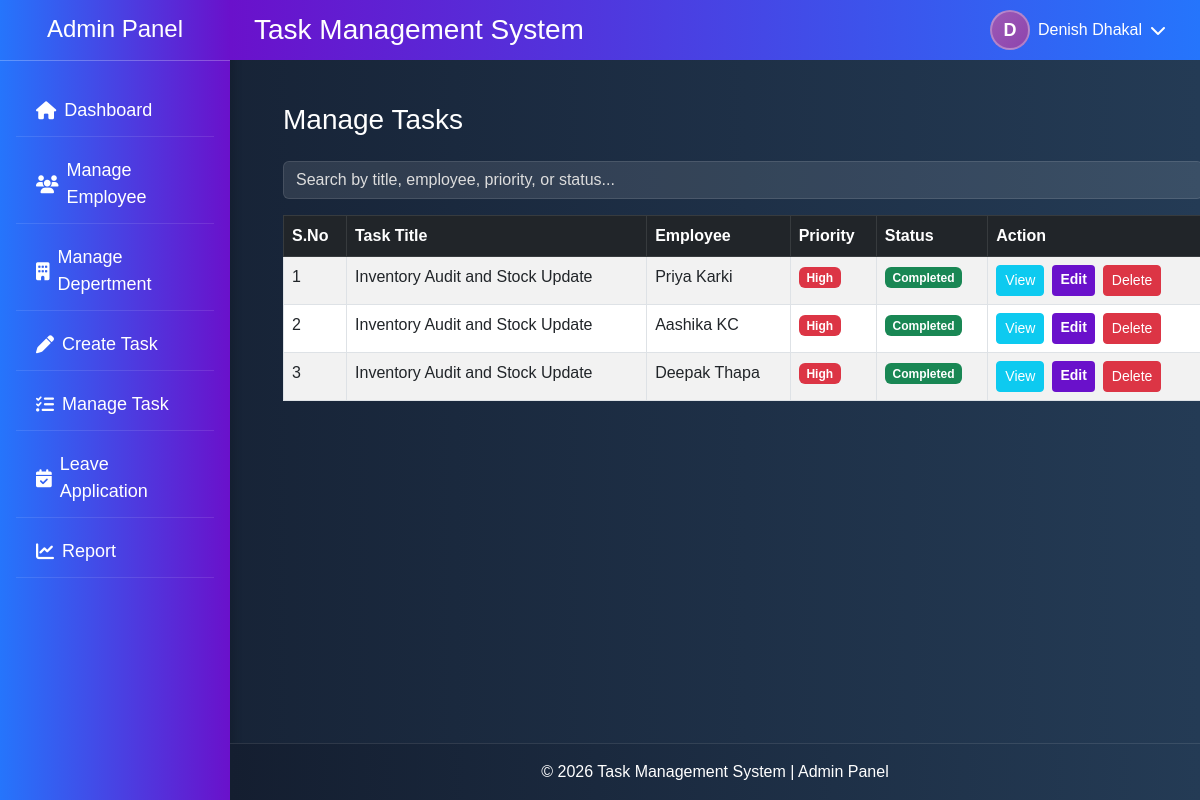
The app's page /admin/task/manage_task.php (signed in) with its own data.
### tables this page shows
CREATE TABLE `task_assign` (
  `record_id` int(11) NOT NULL,
  `task_id` int(11) DEFAULT NULL,
  `users_id` int(11) DEFAULT NULL,
  `status` varchar(50) DEFAULT NULL
);

CREATE TABLE `task_manage` (
  `task_id` int(11) NOT NULL,
  `task_title` varchar(255) DEFAULT NULL,
  `task_description` text DEFAULT NULL,
  `created_date` datetime DEFAULT NULL,
  `users_id` int(11) DEFAULT NULL,
  `start_date` date DEFAULT NULL,
  `end_date` date DEFAULT NULL,
  `priority` varchar(50) DEFAULT NULL
);

CREATE TABLE `users` (
  `users_id` int(11) NOT NULL,
  `profile_photo` varchar(255) DEFAULT 'default.png',
  `fullname` varchar(100) DEFAULT NULL,
  `username` varchar(100) DEFAULT NULL,
  `email` varchar(100) DEFAULT NULL,
  `mobile` varchar(15) DEFAULT NULL,
  `password` varchar(255) DEFAULT NULL,
  `role` enum('admin','staff') NOT NULL DEFAULT 'staff',
  `created_at` datetime DEFAULT NULL,
  `last_login` datetime DEFAULT NULL
);

### admin/task/manage_task.php (the view, shortened to what this page needs)
<div class="manage_task">
  <div class="d-flex justify-content-between align-items-center mb-3">
    <h3>Manage Tasks</h3>
  </div>
  <div class="mb-3">
    <input type="text" id="searchInput" class="form-control" placeholder="Search by title, employee, priority, or status...">
  </div>
  <table class="table table-bordered table-striped table-hover" id="task_table">
    <thead class="table-dark">
      <tr>
        <th>S.No</th>
        <th>Task Title</th>
        <th>Employee</th>
        <th>Priority</th>
        <th>Status</th>
        <th>Action</th>
      </tr>
    </thead>
    <tbody>
      <?php
      $sno = 1;
      $query = "
        SELECT
          ta.record_id,
          ta.status,
          tm.task_title,
          tm.priority,
          u.fullname
        FROM task_assign ta
        JOIN task_manage tm ON ta.task_id = tm.task_id
        JOIN users u ON ta.users_id = u.users_id
        ORDER BY ta.task_id DESC
      ";
      $result = mysqli_query($conn, $query);
      if ($result && mysqli_num_rows($result) > 0) {
        while ($row = mysqli_fetch_assoc($result)) {
          ?>
          <tr>
            <td><?php echo $sno++; ?></td>
            <td><?php echo htmlspecialchars($row['task_title']); ?></td>
            <td><?php echo htmlspecialchars($row['fullname']); ?></td>
            <td>
              <?php
              if ($row['priority'] == 'High') {
                echo '<span class="badge bg-danger">High</span>';
              } elseif ($row['priority'] == 'Medium') {
                echo '<span class="badge bg-warning text-dark">Medium</span>';
              } elseif ($row['priority'] == 'Low') {
                echo '<span class="badge bg-success">Low</span>';
              } else {
                echo '-';
              }
              ?>
            </td>
            <td>
              <?php
              if ($row['status'] == 'Not Started') {
                echo '<span class="badge bg-secondary">Not Started</span>';
              } elseif ($row['status'] == 'In Progress') {
                echo '<span class="badge bg-primary">In Progress</span>';
              } elseif ($row['status'] == 'Completed') {
                echo '<span class="badge bg-success">Completed</span>';
              } elseif ($row['status'] == 'On Hold') {
                echo '<span class="badge bg-warning text-dark">On Hold</span>';
              } elseif ($row['status'] == 'Cancelled') {
                echo '<span class="badge bg-danger">Cancelled</span>';
              } elseif ($row['status'] == 'Pending') {
                echo '<span class="badge bg-info text-dark">Pending</span>';
              } else {
                echo '-';
              }
              ?>
            </td>
            <td>
              <div class="d-flex">
                <a href="view_task.php?id=<?php echo $row['record_id']; ?>" class="btn btn-sm btn-info me-2 text-white">View</a>
                <a href="edit_task.php?id=<?php echo $row['record_id']; ?>" class="btn btn-sm btn-primary me-2 text-white">Edit</a>
                <a href="delete_task.php?id=<?php echo $row['record_id']; ?>"
                   onclick="return confirm('Are you sure you want to delete this task?');"
                   class="btn btn-sm btn-danger text-white">Delete</a>
              </div>
            </td>
          </tr>
          <?php
        }
      } else {
        echo '<tr><td colspan="6" class="text-center text-danger">No tasks found.</td></tr>';
      }
      ?>
    </tbody>
  </table>
</div>

### assets/css/style.css (style rules this page uses)
html, body { height: 100%; margin: 0; padding: 0; }
body { display: flex; flex-direction: column; min-height: 100vh; padding: 0; font-family: Arial, sans-serif; background: linear-gradient(to right, #141e30, #243b55); color: white; position: relative; }
.manage_employee, .manage_task, .leave_application, .manage_department, .content-wrapper { flex: 1 0 auto; min-height: 0; }
.form-control { background-color: rgba(255, 255, 255, 0.1); border: none; color: white; }
.form-control::placeholder { color: rgb(199, 195, 195); }
.form-control, .form-select { background-color: rgba(255, 255, 255, 0.1); color: white; border: 1px solid rgba(255, 255, 255, 0.2); }
.form-control::placeholder, .form-select option { color: #ddd; }
.btn-primary { background-color: #6a11cb; border: none; font-weight: bold; }
.manage_task { width: 80vw; margin-left: 263px; margin-top: 83px; padding: 20px; padding-bottom: 120px; }

### records on screen
task_assign: task.task_title "Inventory Audit and Stock Update", users.fullname "Priya Karki", status "Completed"
task_assign: task.task_title "Inventory Audit and Stock Update", users.fullname "Aashika KC", status "Completed"
task_assign: task.task_title "Inventory Audit and Stock Update", users.fullname "Deepak Thapa", status "Completed"

### other values on screen
$firstLetter "D"
$loggedInName "Denish Dhakal"
